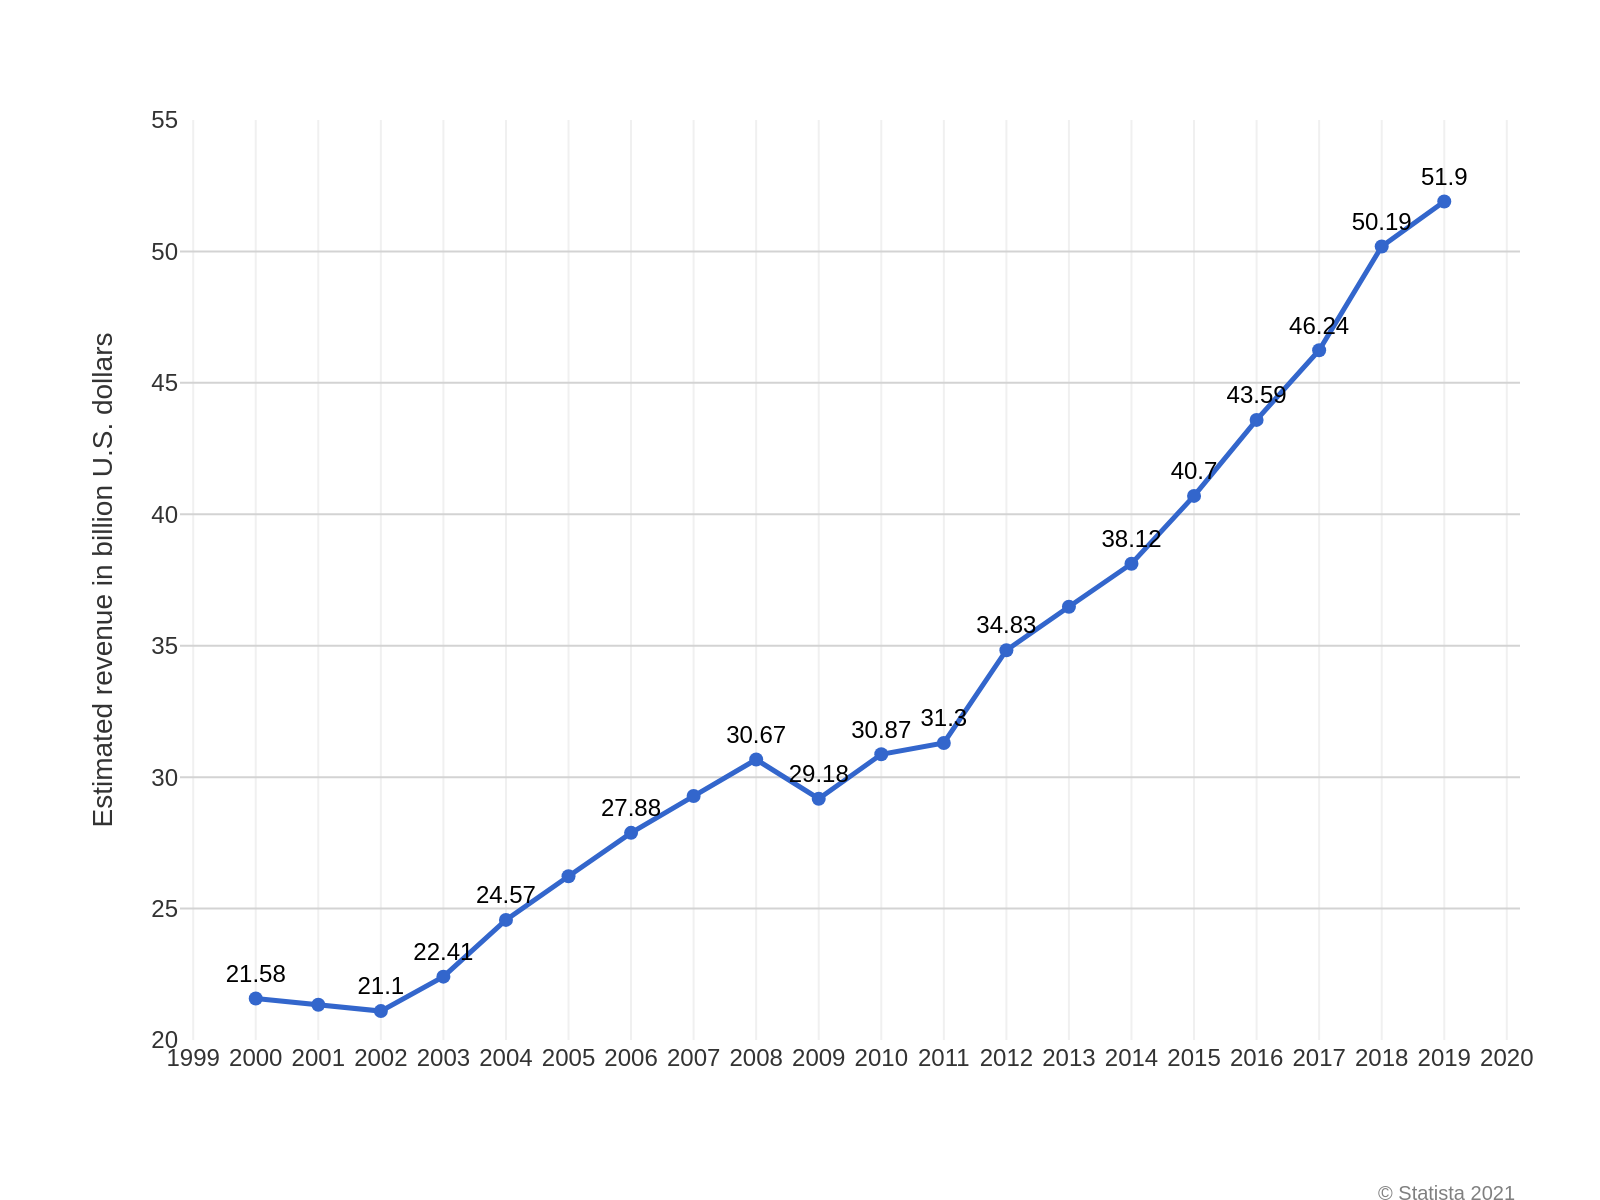

Reproduce this figure in Python.
import sys
import json
import os
import plotly.graph_objects as go

if len(sys.argv) != 2:
    print("Usage: python recreate_chart.py <path_to_json_file>")
    sys.exit(1)

json_path = sys.argv[1]

try:
    with open(json_path, 'r', encoding='utf-8') as f:
        chart_info = json.load(f)
except FileNotFoundError:
    print(f"Error: JSON file not found at {json_path}")
    sys.exit(1)
except json.JSONDecodeError:
    print(f"Error: Could not decode JSON from {json_path}")
    sys.exit(1)

data = chart_info['chart_data']
texts = chart_info['texts']
colors = chart_info['colors']

fig = go.Figure()

for i, series in enumerate(data):
    fig.add_trace(go.Scatter(
        x=series['x'],
        y=series['y'],
        name=series.get('name', ''),
        mode='lines+markers+text',
        text=series.get('text', None),
        textposition='top center',
        textfont=dict(
            family="Arial",
            size=12,
            color='black'
        ),
        line=dict(color=colors[i], width=2.5),
        marker=dict(color=colors[i], size=7)
    ))

title_text = ""
if texts.get('title'):
    title_text += f"<b>{texts['title']}</b>"
if texts.get('subtitle'):
    if title_text:
        title_text += "<br>"
    title_text += f"<span style='font-size:0.8em;color:grey;'>{texts['subtitle']}</span>"

source_text = ""
if texts.get('source'):
    source_text = texts['source']
if texts.get('note'):
    if source_text:
        source_text += "<br>"
    source_text += texts['note']

fig.update_layout(
    plot_bgcolor='white',
    paper_bgcolor='white',
    font=dict(family="Arial", size=12, color="#333333"),
    showlegend=False,
    title=dict(
        text=title_text,
        x=0.01,
        xanchor='left',
        y=0.95,
        yanchor='top'
    ),
    xaxis=dict(
        title_text=texts['x_axis_title'],
        tickmode='linear',
        tick0=2000,
        dtick=1,
        showgrid=True,
        gridcolor='#f0f0f0',
        zeroline=False
    ),
    yaxis=dict(
        title_text=texts['y_axis_title'],
        range=[20, 55],
        tickmode='linear',
        tick0=25,
        dtick=5,
        gridcolor='lightgray',
        zeroline=False
    ),
    margin=dict(l=90, r=40, t=60, b=80)
)

if source_text:
    fig.add_annotation(
        text=source_text,
        xref="paper", yref="paper",
        x=1.0, y=-0.15,
        showarrow=False,
        xanchor='right',
        yanchor='top',
        align='right',
        font=dict(size=10, color='grey')
    )

base_filename = os.path.splitext(os.path.basename(json_path))[0]
output_filename = f"{base_filename}.png"

fig.write_image(output_filename, scale=2, width=800, height=600)

print(f"Chart saved to {output_filename}")
